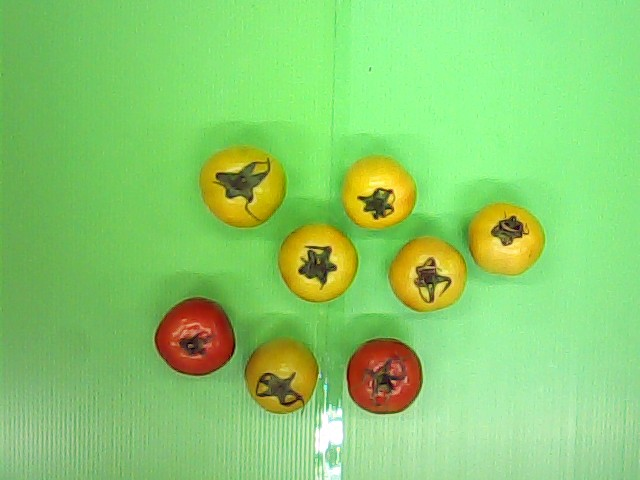
#> input picture week6/assignment1/images/T1.jpg, 640 x 480 px
$ python assignment1_9.py
#> lines starting #> are read from the running program, lines starting #| are printed output that depends on the picture; after the words box and inside, x2 and y2 are one past the last pixel; in counts of white or black regions, pixels touching at a corner belong together
import cv2
import numpy as np
import matplotlib.pyplot as plt

# Read image
img_T1 = cv2.imread("./images/T1.jpg")
#> img_T1 is the input picture: shape (480, 640, 3); mean B, G, R 109, 205.8, 136.8
img_T1 = cv2.cvtColor(img_T1, cv2.COLOR_BGR2RGB)

img_T2 = cv2.imread("./images/T2.bmp")
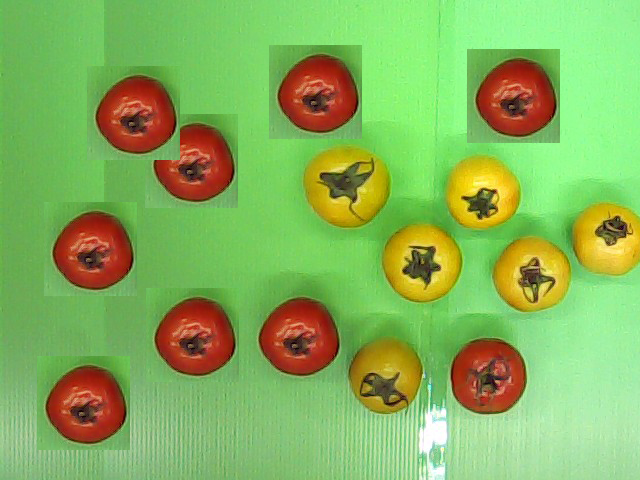
#> input picture week6/assignment1/images/T2.bmp, 640 x 480 px
#> img_T2 is the input picture: shape (480, 640, 3); mean B, G, R 91.6, 179, 133.1
img_T2 = cv2.cvtColor(img_T2, cv2.COLOR_BGR2RGB)

# Define range for value to filter green and yello out
lower_hue = np.array([0,0,0])
upper_hue = np.array([10,255,255])

# Convert image to HSV color space
img_hsv_T1 = cv2.cvtColor(img_T1, cv2.COLOR_RGB2HSV)
#> img_hsv_T1: shape (480, 640, 3); mean H, S, V 52.1, 126.3, 210.2
img_hsv_T2 = cv2.cvtColor(img_T2, cv2.COLOR_RGB2HSV)
#> img_hsv_T2: shape (480, 640, 3); mean H, S, V 46.2, 139.1, 193.4

# Filter the image
mask_hsv_T1 = cv2.inRange(img_hsv_T1, lower_hue, upper_hue)
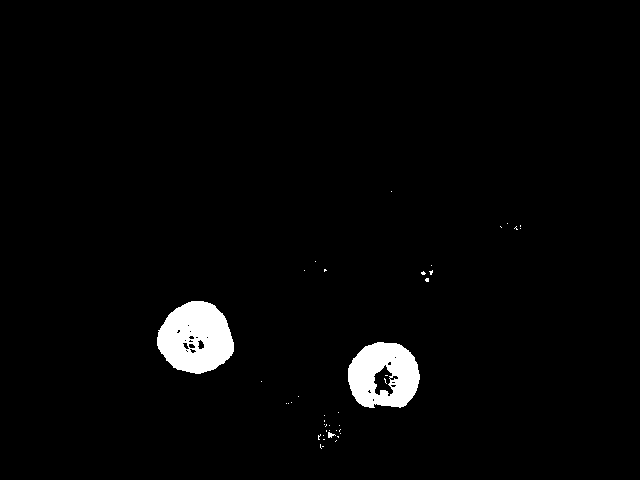
#> mask_hsv_T1: shape (480, 640); 2.5% white; 42 white regions (39 under 20 px), largest, box (x1, y1, x2, y2) and area: (157, 301, 234, 374) 4095, (348, 342, 420, 408) 3429, (328, 432, 336, 438) 27
mask_hsv_T2 = cv2.inRange(img_hsv_T2, lower_hue, upper_hue)
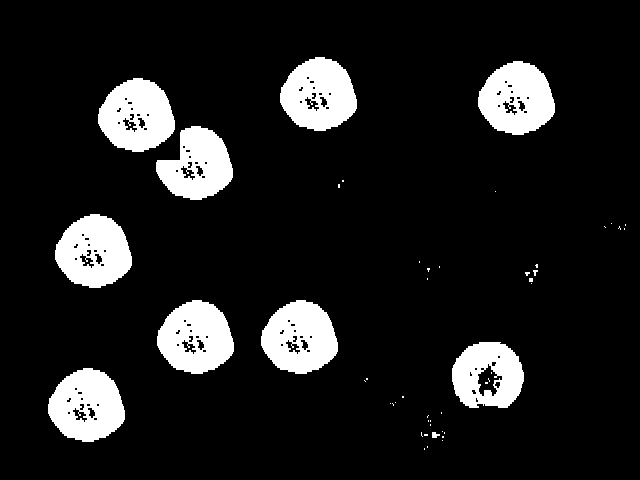
#> mask_hsv_T2: shape (480, 640); 11.6% white; 49 white regions (39 under 20 px), largest, box (x1, y1, x2, y2) and area: (280, 57, 357, 131) 4060, (478, 61, 555, 135) 4060, (98, 78, 175, 152) 4060

# Masking the image
masked_image_T1 = np.copy(img_T1)
masked_image_T2 = np.copy(img_T2)
masked_image_T1[mask_hsv_T1==0] = [0,0,0]
masked_image_T2[mask_hsv_T2==0] = [0,0,0]

# Convert mask image to gray scale image
masked_image_T1 = cv2.cvtColor(masked_image_T1,cv2.COLOR_RGB2GRAY)
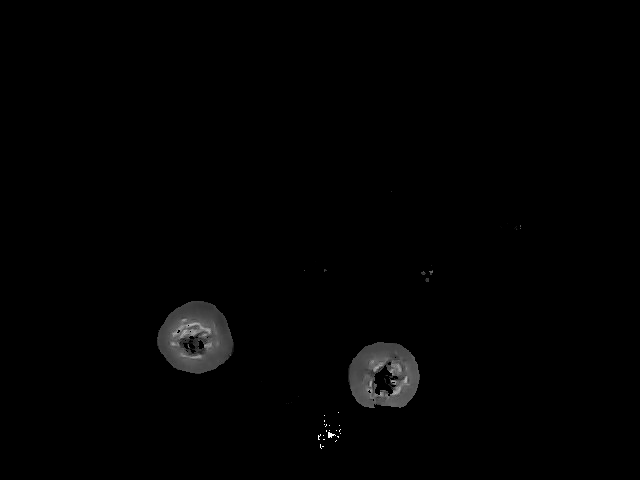
#> masked_image_T1: shape (480, 640); min 0, max 255, mean 2.1
masked_image_T2 = cv2.cvtColor(masked_image_T2,cv2.COLOR_RGB2GRAY)
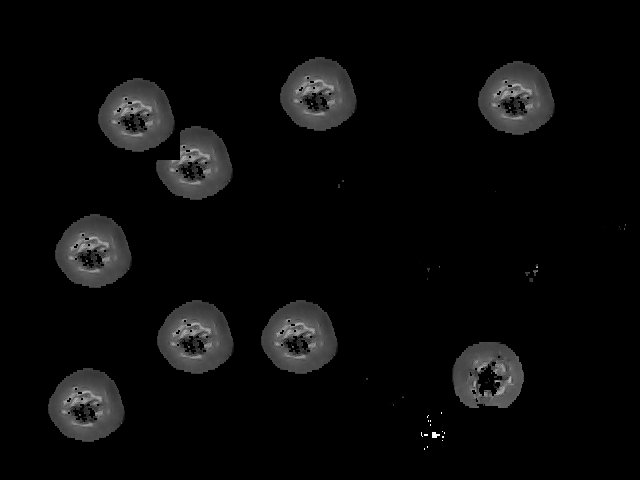
#> masked_image_T2: shape (480, 640); min 0, max 255, mean 9.3

# Use color tresholding to create binary image
_, binary_T1 = cv2.threshold(masked_image_T1, 40, 215, cv2.THRESH_BINARY)
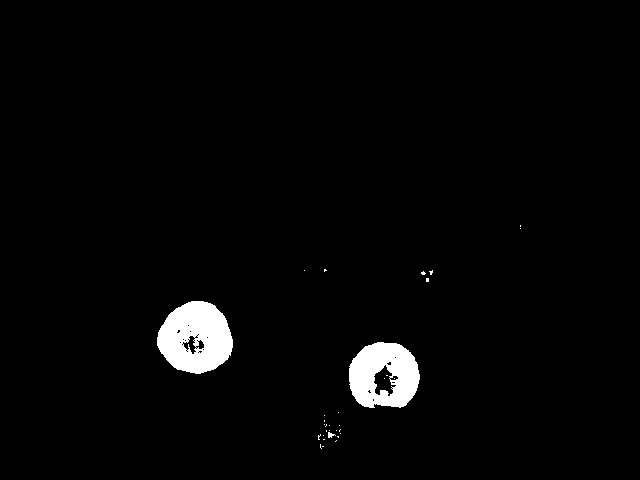
#> binary_T1: shape (480, 640); values 0 (black) and 215 (white), 2.4% white; 32 white regions (29 under 20 px), largest, box (x1, y1, x2, y2) and area: (157, 301, 233, 374) 4008, (349, 342, 420, 408) 3396, (328, 432, 336, 438) 27
_, binary_T2 = cv2.threshold(masked_image_T2, 40, 215, cv2.THRESH_BINARY)
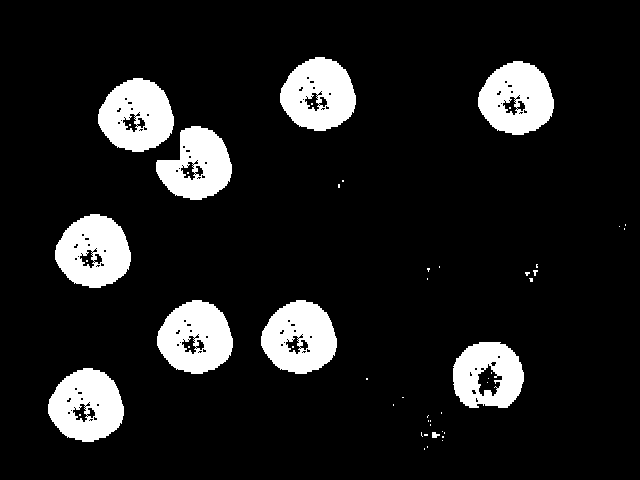
#> binary_T2: shape (480, 640); values 0 (black) and 215 (white), 11.4% white; 49 white regions (39 under 20 px)

# Find contours of image
contours_T1, _ = cv2.findContours(binary_T1, cv2.RETR_TREE, cv2.CHAIN_APPROX_SIMPLE)
#> contours_T1 = 62 contours, 56 with area under 20; largest, box (x1, y1, x2, y2) and area: (157, 301, 233, 374) 4080, (349, 342, 420, 408) 3694, (373, 364, 397, 397) 407, (182, 335, 197, 355) 136, (195, 339, 205, 350) 53, (389, 375, 399, 381) 31
contours_T2, _ = cv2.findContours(binary_T2, cv2.RETR_TREE, cv2.CHAIN_APPROX_SIMPLE)
#> contours_T2 = 208 contours, 180 with area under 20; largest, box (x1, y1, x2, y2) and area: (48, 368, 124, 442) 4096, (261, 300, 337, 374) 4096, (157, 300, 233, 374) 4096, (55, 214, 131, 288) 4096, (98, 78, 174, 152) 4096

# Remove not red tomato contours by size
temp_array_T1 = []
temp_array_T2 = []

for idx_contour in range(len(contours_T1)):
  temp_array_T1.append(not (contours_T1[idx_contour].shape[0] < 70))
#> this loop made 62 passes
#> after the loop, temp_array_T1 = 62 items, first 6: False, False, False, False, False, False

for idx_contour in range(len(contours_T2)):
  temp_array_T2.append(not (contours_T2[idx_contour].shape[0] < 100))
#> after the loop, temp_array_T2 = 208 items, first 6: False, False, False, False, False, False

contours_image_T1 = np.copy(img_T1)
#> (the run stopped early here; a loop or call above may not have finished)
